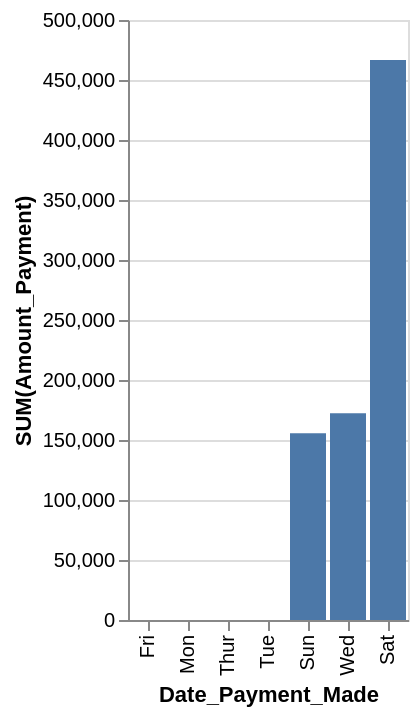

Write the Vega-Lite specification saved for this chart.
### Vega-Lite specification from a JSON file in a GitHub repository (floating-point values rounded to 4 significant figures)
{"data": {"values": [{"x_data": "Fri", "y_data": 0}, {"x_data": "Mon", "y_data": 0}, {"x_data": "Thur", "y_data": 0}, {"x_data": "Tue", "y_data": 0}, {"x_data": "Sun", "y_data": 155654}, {"x_data": "Wed", "y_data": 172309}, {"x_data": "Sat", "y_data": 466750}]}, "mark": "bar", "encoding": {"x": {"field": "x_data", "type": "nominal", "title": "Date_Payment_Made", "sort": {"op": "sum", "field": "y_data", "order": "ascending"}}, "y": {"field": "y_data", "type": "quantitative", "title": "SUM(Amount_Payment)"}}}
